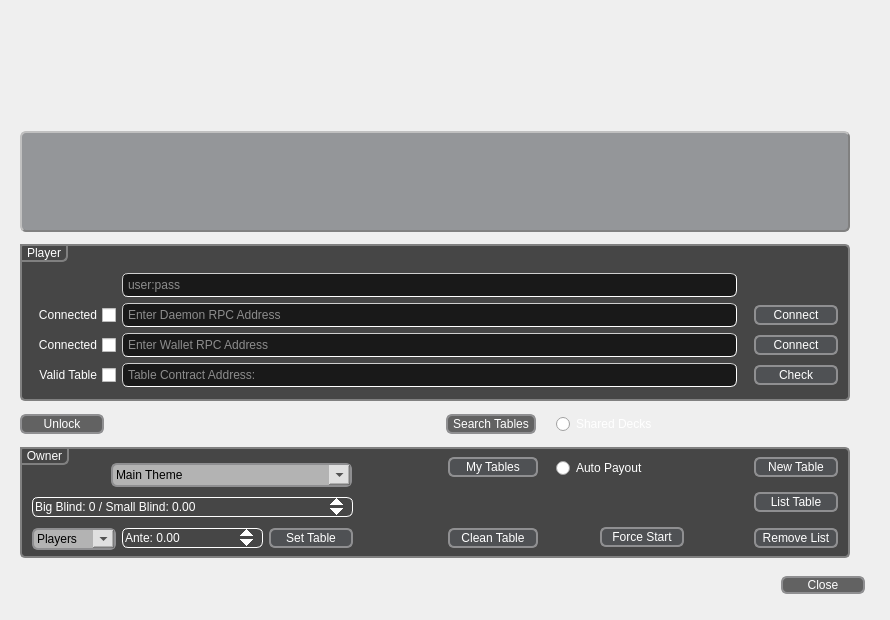
<?xml version="1.0" encoding="UTF-8"?>
<ui version="4.0">
 <class>Menu</class>
 <widget class="QDialog" name="Menu">
  <property name="geometry">
   <rect>
    <x>0</x>
    <y>0</y>
    <width>890</width>
    <height>620</height>
   </rect>
  </property>
  <property name="sizePolicy">
   <sizepolicy hsizetype="Fixed" vsizetype="Fixed">
    <horstretch>0</horstretch>
    <verstretch>0</verstretch>
   </sizepolicy>
  </property>
  <property name="minimumSize">
   <size>
    <width>890</width>
    <height>620</height>
   </size>
  </property>
  <property name="maximumSize">
   <size>
    <width>890</width>
    <height>620</height>
   </size>
  </property>
  <property name="windowTitle">
   <string>dReam Tables - Menu</string>
  </property>
  <property name="windowIcon">
   <iconset resource="img.qrc">
    <normaloff>:/images/dReamTablesBIcon.png</normaloff>:/images/dReamTablesBIcon.png</iconset>
  </property>
  <property name="autoFillBackground">
   <bool>false</bool>
  </property>
  <property name="styleSheet">
   <string notr="true">QLineEdit {
    color: rgb(255, 255, 255);
    border-style: inset;
    border-width: 1px;
    border-radius: 6px;
	border-color: rgb(207, 207, 207);
    padding: 3px;
	background-color: rgb(25, 25, 25);
}

QPushButton:enabled{
	color: rgb(255, 255, 255);
	background-color: rgba(85, 88, 93, 150);
    border: 2px solid #8f8f91;
    border-radius: 6px;
    min-width: 80px;
}

QPushButton:hover {
	background-color: rgba(79, 186, 196, 150);
}

QPushButton:pressed {
	background-color: rgb(56, 47, 165);
}

QPushButton:!enabled{
    border: 2px solid;
	border-color: rgba(143, 143, 145, 90);
    border-radius: 6px;
	color: rgba(0, 0, 0, 0);
    border-radius: 6px;
    min-width: 80px;
}

QDoubleSpinBox{
	color: rgb(255, 255, 255);
	background-color: rgba(0, 0, 0, 0);
    border-style: inset;
    border-width: 1px;
    border-radius: 6px;
    border-color: white;
    padding-right: 10px;
}

QDoubleSpinBox:hover {
	background-color: rgba(79, 186, 196, 90);
}
QDoubleSpinBox::up-button:pressed {
	background-color: rgb(56, 47, 165);
}

QDoubleSpinBox::up-button {
     width: 30px;
     subcontrol-origin: center;
     subcontrol-position: top right;
}

QDoubleSpinBox::down-button:pressed {
	background-color: rgb(56, 47, 165);
}

QDoubleSpinBox::down-button {
	 width: 30px;
     subcontrol-origin: center;
     subcontrol-position: bottom right;
}

QDoubleSpinBox:!enabled{
	color: rgba(0, 0, 0, 0);
	background-color: rgba(0, 0, 0, 0);
    border-style: inset;
    border-width: 1px;
    border-radius: 6px;
    border-color: rgba(143, 143, 145, 90);
    padding-right: 10px;
}

QComboBox::enabled {
	color: rgb(0, 0, 0);
	background-color: rgba(255, 255, 255, 150);
    border: 2px solid #8f8f91;
    border-radius: 6px;
    min-width: 80px;
}

QComboBox:!enabled{
    background-color: rgba(0, 0, 0, 0);
    border: 2px solid;
	border-color: rgba(143, 143, 145, 90);
    border-radius: 6px;
	color: rgb(0, 0, 0);
    border-radius: 6px;
    min-width: 80px;
}

QComboBox::drop-down {
	 width: 21px;
     subcontrol-origin: center;
     subcontrol-position: bottom right;
}

QComboBox QAbstractItemView {
	color: rgb(0, 0, 0);
    border: 2px solid darkgray;
	background-color: rgb(255, 255, 255);
    min-width: 120px;
}

QComboBox:hover {
	background-color: rgba(79, 186, 196, 150);
}</string>
  </property>
  <layout class="QGridLayout" name="gridLayout_2">
   <item row="3" column="1">
    <widget class="QPushButton" name="findTablesButton">
     <property name="minimumSize">
      <size>
       <width>84</width>
       <height>20</height>
      </size>
     </property>
     <property name="maximumSize">
      <size>
       <width>90</width>
       <height>20</height>
      </size>
     </property>
     <property name="toolTip">
      <string>Search public table listings</string>
     </property>
     <property name="styleSheet">
      <string notr="true">QPushButton:enabled{
	color: rgb(255, 255, 255);
	background-color: rgba(0, 0, 0, 150);
    border: 2px solid #8f8f91;
    border-radius: 6px;
    min-width: 80px;
}

QPushButton:hover {
	background-color: rgba(79, 186, 196, 150);
}

QPushButton:pressed {
	background-color: rgb(56, 47, 165);
}

QPushButton:!enabled{
    border: 2px solid;
	border-color: rgba(143, 143, 145, 90);
    border-radius: 6px;
	color: rgba(0, 0, 0, 0);
    border-radius: 6px;
    min-width: 80px;
}</string>
     </property>
     <property name="text">
      <string>Search Tables</string>
     </property>
    </widget>
   </item>
   <item row="5" column="2">
    <widget class="QDialogButtonBox" name="buttonBox">
     <property name="minimumSize">
      <size>
       <width>87</width>
       <height>30</height>
      </size>
     </property>
     <property name="maximumSize">
      <size>
       <width>87</width>
       <height>30</height>
      </size>
     </property>
     <property name="focusPolicy">
      <enum>Qt::StrongFocus</enum>
     </property>
     <property name="layoutDirection">
      <enum>Qt::RightToLeft</enum>
     </property>
     <property name="styleSheet">
      <string notr="true">QPushButton:enabled{
	color: rgb(255, 255, 255);
	background-color: rgba(0, 0, 0, 150);
    border: 2px solid #8f8f91;
    border-radius: 6px;
    min-width: 80px;
}

QPushButton:hover {
	background-color: rgba(79, 186, 196, 150);
}

QPushButton:pressed {
	background-color: rgb(56, 47, 165);
}

QPushButton:!enabled{
    border: 2px solid;
	border-color: rgba(143, 143, 145, 90);
    border-radius: 6px;
	color: rgba(0, 0, 0, 0);
    border-radius: 6px;
    min-width: 80px;
}</string>
     </property>
     <property name="orientation">
      <enum>Qt::Horizontal</enum>
     </property>
     <property name="standardButtons">
      <set>QDialogButtonBox::Close</set>
     </property>
     <property name="centerButtons">
      <bool>false</bool>
     </property>
    </widget>
   </item>
   <item row="3" column="0">
    <widget class="QPushButton" name="getTableButton">
     <property name="minimumSize">
      <size>
       <width>84</width>
       <height>20</height>
      </size>
     </property>
     <property name="maximumSize">
      <size>
       <width>84</width>
       <height>20</height>
      </size>
     </property>
     <property name="focusPolicy">
      <enum>Qt::StrongFocus</enum>
     </property>
     <property name="toolTip">
      <string>Unlock contract</string>
     </property>
     <property name="styleSheet">
      <string notr="true">QPushButton:enabled{
	color: rgb(255, 255, 255);
	background-color: rgba(0, 0, 0, 150);
    border: 2px solid #8f8f91;
    border-radius: 6px;
    min-width: 80px;
}

QPushButton:hover {
	background-color: rgba(79, 186, 196, 150);
}

QPushButton:pressed {
	background-color: rgb(56, 47, 165);
}

QPushButton:!enabled{
    border: 2px solid;
	border-color: rgba(143, 143, 145, 90);
    border-radius: 6px;
	color: rgba(0, 0, 0, 0);
    border-radius: 6px;
    min-width: 80px;
}</string>
     </property>
     <property name="text">
      <string>Unlock</string>
     </property>
    </widget>
   </item>
   <item row="1" column="0" colspan="3">
    <widget class="QTextBrowser" name="menuTextBrowser">
     <property name="minimumSize">
      <size>
       <width>830</width>
       <height>101</height>
      </size>
     </property>
     <property name="maximumSize">
      <size>
       <width>830</width>
       <height>101</height>
      </size>
     </property>
     <property name="font">
      <font>
       <pointsize>12</pointsize>
       <italic>true</italic>
      </font>
     </property>
     <property name="focusPolicy">
      <enum>Qt::NoFocus</enum>
     </property>
     <property name="styleSheet">
      <string notr="true">    border-color: rgb(128, 128, 128);
    border-style: outset;
    border-width: 2px;
    border-radius: 6px;
    padding: 3px;
    background-color: rgba(85, 88, 93, 150);
    color: rgb(255, 255, 255);</string>
     </property>
    </widget>
   </item>
   <item row="2" column="0" colspan="3">
    <widget class="QGroupBox" name="playerGroupBox">
     <property name="minimumSize">
      <size>
       <width>830</width>
       <height>157</height>
      </size>
     </property>
     <property name="maximumSize">
      <size>
       <width>830</width>
       <height>157</height>
      </size>
     </property>
     <property name="styleSheet">
      <string notr="true">QGroupBox {
    border: 2px solid gray;
    border-radius: 5px;
	background-color: rgba(0, 0, 0, 180);
}

QGroupBox::title {
	color: rgb(255, 255, 255);
    subcontrol-origin: top;
    subcontrol-position: top left; 
    padding: 0 3px;
    border: 2px solid gray;
    border-bottom-right-radius: 6px;
}

QGroupBox::indicator {
    width: 13px;
    height: 13px;
}</string>
     </property>
     <property name="title">
      <string>Player</string>
     </property>
     <layout class="QGridLayout" name="gridLayout_3">
      <item row="1" column="3">
       <widget class="QPushButton" name="daemonRPCbutton">
        <property name="minimumSize">
         <size>
          <width>84</width>
          <height>20</height>
         </size>
        </property>
        <property name="maximumSize">
         <size>
          <width>84</width>
          <height>20</height>
         </size>
        </property>
        <property name="text">
         <string>Connect</string>
        </property>
       </widget>
      </item>
      <item row="0" column="1">
       <widget class="QLineEdit" name="userpassInput">
        <property name="minimumSize">
         <size>
          <width>615</width>
          <height>24</height>
         </size>
        </property>
        <property name="maximumSize">
         <size>
          <width>615</width>
          <height>24</height>
         </size>
        </property>
        <property name="toolTip">
         <string>Enter rpc login info</string>
        </property>
        <property name="styleSheet">
         <string notr="true"/>
        </property>
        <property name="text">
         <string/>
        </property>
        <property name="echoMode">
         <enum>QLineEdit::Password</enum>
        </property>
        <property name="readOnly">
         <bool>false</bool>
        </property>
        <property name="placeholderText">
         <string>user:pass</string>
        </property>
       </widget>
      </item>
      <item row="1" column="1" colspan="2">
       <widget class="QLineEdit" name="daemonRPCinput">
        <property name="minimumSize">
         <size>
          <width>615</width>
          <height>24</height>
         </size>
        </property>
        <property name="maximumSize">
         <size>
          <width>615</width>
          <height>24</height>
         </size>
        </property>
        <property name="text">
         <string/>
        </property>
        <property name="placeholderText">
         <string>Enter Daemon RPC Address</string>
        </property>
       </widget>
      </item>
      <item row="3" column="0">
       <widget class="QCheckBox" name="contractCheckBox">
        <property name="maximumSize">
         <size>
          <width>99</width>
          <height>22</height>
         </size>
        </property>
        <property name="focusPolicy">
         <enum>Qt::NoFocus</enum>
        </property>
        <property name="layoutDirection">
         <enum>Qt::RightToLeft</enum>
        </property>
        <property name="styleSheet">
         <string notr="true">QCheckBox {
	color: rgb(255, 255, 255);
}</string>
        </property>
        <property name="text">
         <string>Valid Table</string>
        </property>
       </widget>
      </item>
      <item row="2" column="0">
       <widget class="QCheckBox" name="walletConnectedBox">
        <property name="enabled">
         <bool>true</bool>
        </property>
        <property name="maximumSize">
         <size>
          <width>90</width>
          <height>16777215</height>
         </size>
        </property>
        <property name="focusPolicy">
         <enum>Qt::NoFocus</enum>
        </property>
        <property name="layoutDirection">
         <enum>Qt::RightToLeft</enum>
        </property>
        <property name="styleSheet">
         <string notr="true">QCheckBox {
	color: rgb(255, 255, 255);
}</string>
        </property>
        <property name="text">
         <string>Connected</string>
        </property>
        <property name="checkable">
         <bool>true</bool>
        </property>
        <property name="autoExclusive">
         <bool>false</bool>
        </property>
       </widget>
      </item>
      <item row="3" column="1" colspan="2">
       <widget class="QLineEdit" name="contractLineEdit">
        <property name="minimumSize">
         <size>
          <width>615</width>
          <height>24</height>
         </size>
        </property>
        <property name="maximumSize">
         <size>
          <width>615</width>
          <height>24</height>
         </size>
        </property>
        <property name="text">
         <string/>
        </property>
        <property name="placeholderText">
         <string>Table Contract Address:</string>
        </property>
       </widget>
      </item>
      <item row="2" column="1" colspan="2">
       <widget class="QLineEdit" name="walletRPCinput">
        <property name="minimumSize">
         <size>
          <width>615</width>
          <height>24</height>
         </size>
        </property>
        <property name="maximumSize">
         <size>
          <width>615</width>
          <height>24</height>
         </size>
        </property>
        <property name="text">
         <string/>
        </property>
        <property name="placeholderText">
         <string>Enter Wallet RPC Address</string>
        </property>
       </widget>
      </item>
      <item row="3" column="3">
       <widget class="QPushButton" name="contractButton">
        <property name="minimumSize">
         <size>
          <width>84</width>
          <height>20</height>
         </size>
        </property>
        <property name="maximumSize">
         <size>
          <width>84</width>
          <height>20</height>
         </size>
        </property>
        <property name="focusPolicy">
         <enum>Qt::StrongFocus</enum>
        </property>
        <property name="styleSheet">
         <string notr="true"/>
        </property>
        <property name="text">
         <string>Check</string>
        </property>
       </widget>
      </item>
      <item row="1" column="0">
       <widget class="QCheckBox" name="daemonConnectedBox">
        <property name="enabled">
         <bool>true</bool>
        </property>
        <property name="maximumSize">
         <size>
          <width>90</width>
          <height>16777215</height>
         </size>
        </property>
        <property name="focusPolicy">
         <enum>Qt::NoFocus</enum>
        </property>
        <property name="layoutDirection">
         <enum>Qt::RightToLeft</enum>
        </property>
        <property name="styleSheet">
         <string notr="true">QCheckBox {
	color: rgb(255, 255, 255);
}</string>
        </property>
        <property name="text">
         <string>Connected</string>
        </property>
        <property name="checkable">
         <bool>true</bool>
        </property>
        <property name="autoExclusive">
         <bool>false</bool>
        </property>
       </widget>
      </item>
      <item row="2" column="3">
       <widget class="QPushButton" name="walletRPCbutton">
        <property name="minimumSize">
         <size>
          <width>84</width>
          <height>20</height>
         </size>
        </property>
        <property name="maximumSize">
         <size>
          <width>84</width>
          <height>20</height>
         </size>
        </property>
        <property name="styleSheet">
         <string notr="true"/>
        </property>
        <property name="text">
         <string>Connect</string>
        </property>
       </widget>
      </item>
     </layout>
    </widget>
   </item>
   <item row="4" column="0" colspan="3">
    <widget class="QGroupBox" name="ownerGroupBox">
     <property name="minimumSize">
      <size>
       <width>830</width>
       <height>111</height>
      </size>
     </property>
     <property name="maximumSize">
      <size>
       <width>830</width>
       <height>111</height>
      </size>
     </property>
     <property name="styleSheet">
      <string notr="true">QGroupBox {
    border: 2px solid gray;
    border-radius: 5px;
	background-color: rgba(0, 0, 0, 180);
}

QGroupBox::title {
	color: rgb(255, 255, 255);
    subcontrol-origin: top;
    subcontrol-position: top left; 
    padding: 0 3px;
    border: 2px solid gray;
    border-bottom-right-radius: 6px;
}

QGroupBox::indicator {
    width: 13px;
    height: 13px;
}</string>
     </property>
     <property name="title">
      <string>Owner</string>
     </property>
     <widget class="QRadioButton" name="autoPayRButton">
      <property name="geometry">
       <rect>
        <x>536</x>
        <y>10</y>
        <width>150</width>
        <height>22</height>
       </rect>
      </property>
      <property name="minimumSize">
       <size>
        <width>150</width>
        <height>22</height>
       </size>
      </property>
      <property name="toolTip">
       <string>&lt;html&gt;&lt;head/&gt;&lt;body&gt;&lt;p&gt;Enable auto payouts, (30s between hands)&lt;/p&gt;&lt;/body&gt;&lt;/html&gt;</string>
      </property>
      <property name="styleSheet">
       <string notr="true">QRadioButton {
	color: rgb(255, 255, 255);
}

QRadioButton:!enabled {
	color: rgba(0, 0, 0, 0);
}</string>
      </property>
      <property name="text">
       <string>Auto Payout</string>
      </property>
      <property name="checked">
       <bool>false</bool>
      </property>
     </widget>
     <widget class="QPushButton" name="newTableButton">
      <property name="geometry">
       <rect>
        <x>734</x>
        <y>10</y>
        <width>84</width>
        <height>20</height>
       </rect>
      </property>
      <property name="minimumSize">
       <size>
        <width>84</width>
        <height>20</height>
       </size>
      </property>
      <property name="toolTip">
       <string>Generate new table</string>
      </property>
      <property name="styleSheet">
       <string notr="true"/>
      </property>
      <property name="text">
       <string>New Table</string>
      </property>
     </widget>
     <widget class="QPushButton" name="listTableButton">
      <property name="geometry">
       <rect>
        <x>734</x>
        <y>45</y>
        <width>84</width>
        <height>20</height>
       </rect>
      </property>
      <property name="minimumSize">
       <size>
        <width>84</width>
        <height>20</height>
       </size>
      </property>
      <property name="toolTip">
       <string>Add public table to listing</string>
      </property>
      <property name="styleSheet">
       <string notr="true"/>
      </property>
      <property name="text">
       <string>List Table</string>
      </property>
     </widget>
     <widget class="QComboBox" name="playersComboBox">
      <property name="geometry">
       <rect>
        <x>12</x>
        <y>81</y>
        <width>84</width>
        <height>22</height>
       </rect>
      </property>
      <property name="minimumSize">
       <size>
        <width>84</width>
        <height>22</height>
       </size>
      </property>
      <property name="toolTip">
       <string>How many players at the table</string>
      </property>
      <property name="autoFillBackground">
       <bool>false</bool>
      </property>
      <property name="styleSheet">
       <string notr="true">QComboBox{
	color: rgb(0, 0, 0);
}</string>
      </property>
      <item>
       <property name="text">
        <string>Players</string>
       </property>
      </item>
      <item>
       <property name="text">
        <string>Close Table</string>
       </property>
      </item>
      <item>
       <property name="text">
        <string>2</string>
       </property>
      </item>
      <item>
       <property name="text">
        <string>3</string>
       </property>
      </item>
      <item>
       <property name="text">
        <string>4</string>
       </property>
      </item>
      <item>
       <property name="text">
        <string>5</string>
       </property>
      </item>
      <item>
       <property name="text">
        <string>6</string>
       </property>
      </item>
     </widget>
     <widget class="QDoubleSpinBox" name="anteSpinBox">
      <property name="geometry">
       <rect>
        <x>102</x>
        <y>81</y>
        <width>141</width>
        <height>20</height>
       </rect>
      </property>
      <property name="sizePolicy">
       <sizepolicy hsizetype="Fixed" vsizetype="Fixed">
        <horstretch>0</horstretch>
        <verstretch>0</verstretch>
       </sizepolicy>
      </property>
      <property name="minimumSize">
       <size>
        <width>141</width>
        <height>20</height>
       </size>
      </property>
      <property name="toolTip">
       <string>Set game ante</string>
      </property>
      <property name="buttonSymbols">
       <enum>QAbstractSpinBox::UpDownArrows</enum>
      </property>
      <property name="prefix">
       <string>Ante: </string>
      </property>
      <property name="decimals">
       <number>2</number>
      </property>
      <property name="minimum">
       <double>0.000000000000000</double>
      </property>
      <property name="maximum">
       <double>1200.000000000000000</double>
      </property>
      <property name="singleStep">
       <double>0.100000000000000</double>
      </property>
      <property name="value">
       <double>0.000000000000000</double>
      </property>
     </widget>
     <widget class="QPushButton" name="setTableButton">
      <property name="geometry">
       <rect>
        <x>249</x>
        <y>81</y>
        <width>84</width>
        <height>20</height>
       </rect>
      </property>
      <property name="minimumSize">
       <size>
        <width>84</width>
        <height>20</height>
       </size>
      </property>
      <property name="toolTip">
       <string>Set table players and blinds/ante</string>
      </property>
      <property name="styleSheet">
       <string notr="true"/>
      </property>
      <property name="text">
       <string>Set Table</string>
      </property>
     </widget>
     <widget class="QPushButton" name="cleanTableButton">
      <property name="geometry">
       <rect>
        <x>428</x>
        <y>81</y>
        <width>90</width>
        <height>20</height>
       </rect>
      </property>
      <property name="minimumSize">
       <size>
        <width>84</width>
        <height>20</height>
       </size>
      </property>
      <property name="maximumSize">
       <size>
        <width>90</width>
        <height>20</height>
       </size>
      </property>
      <property name="toolTip">
       <string>Shuffle deck</string>
      </property>
      <property name="styleSheet">
       <string notr="true"/>
      </property>
      <property name="text">
       <string>Clean Table</string>
      </property>
     </widget>
     <widget class="QPushButton" name="delistTableButton">
      <property name="geometry">
       <rect>
        <x>734</x>
        <y>81</y>
        <width>84</width>
        <height>20</height>
       </rect>
      </property>
      <property name="minimumSize">
       <size>
        <width>84</width>
        <height>20</height>
       </size>
      </property>
      <property name="toolTip">
       <string>Remove public table listing</string>
      </property>
      <property name="styleSheet">
       <string notr="true"/>
      </property>
      <property name="text">
       <string>Remove List</string>
      </property>
     </widget>
     <widget class="QPushButton" name="forceButton">
      <property name="geometry">
       <rect>
        <x>580</x>
        <y>80</y>
        <width>84</width>
        <height>20</height>
       </rect>
      </property>
      <property name="minimumSize">
       <size>
        <width>84</width>
        <height>20</height>
       </size>
      </property>
      <property name="maximumSize">
       <size>
        <width>84</width>
        <height>20</height>
       </size>
      </property>
      <property name="toolTip">
       <string>Start game with open seats</string>
      </property>
      <property name="text">
       <string>Force Start</string>
      </property>
     </widget>
     <widget class="QDoubleSpinBox" name="blindSpinBox">
      <property name="geometry">
       <rect>
        <x>12</x>
        <y>50</y>
        <width>321</width>
        <height>20</height>
       </rect>
      </property>
      <property name="sizePolicy">
       <sizepolicy hsizetype="Fixed" vsizetype="Fixed">
        <horstretch>0</horstretch>
        <verstretch>0</verstretch>
       </sizepolicy>
      </property>
      <property name="minimumSize">
       <size>
        <width>141</width>
        <height>20</height>
       </size>
      </property>
      <property name="toolTip">
       <string>Set game blinds</string>
      </property>
      <property name="buttonSymbols">
       <enum>QAbstractSpinBox::UpDownArrows</enum>
      </property>
      <property name="prefix">
       <string>Big Blind: 0 / Small Blind: </string>
      </property>
      <property name="decimals">
       <number>2</number>
      </property>
      <property name="maximum">
       <double>1200.000000000000000</double>
      </property>
      <property name="singleStep">
       <double>0.100000000000000</double>
      </property>
      <property name="value">
       <double>0.000000000000000</double>
      </property>
     </widget>
     <widget class="QComboBox" name="themeComboBox">
      <property name="geometry">
       <rect>
        <x>91</x>
        <y>16</y>
        <width>241</width>
        <height>24</height>
       </rect>
      </property>
      <property name="toolTip">
       <string>Set app theme</string>
      </property>
      <property name="styleSheet">
       <string notr="true">QComboBox {
	color: rgb(0, 0, 0);
}</string>
      </property>
      <property name="maxVisibleItems">
       <number>12</number>
      </property>
      <item>
       <property name="text">
        <string>Main Theme</string>
       </property>
      </item>
     </widget>
     <widget class="QPushButton" name="myTablesButton">
      <property name="geometry">
       <rect>
        <x>428</x>
        <y>10</y>
        <width>90</width>
        <height>20</height>
       </rect>
      </property>
      <property name="minimumSize">
       <size>
        <width>84</width>
        <height>20</height>
       </size>
      </property>
      <property name="maximumSize">
       <size>
        <width>90</width>
        <height>20</height>
       </size>
      </property>
      <property name="toolTip">
       <string>Lookup my tables</string>
      </property>
      <property name="styleSheet">
       <string notr="true"/>
      </property>
      <property name="text">
       <string>My Tables</string>
      </property>
     </widget>
    </widget>
   </item>
   <item row="0" column="2">
    <widget class="QLabel" name="label">
     <property name="minimumSize">
      <size>
       <width>306</width>
       <height>102</height>
      </size>
     </property>
     <property name="maximumSize">
      <size>
       <width>999999</width>
       <height>75</height>
      </size>
     </property>
     <property name="styleSheet">
      <string notr="true">image: url(:/images/dReamTablesDero.png);</string>
     </property>
     <property name="text">
      <string/>
     </property>
    </widget>
   </item>
   <item row="0" column="0">
    <widget class="QLabel" name="label_2">
     <property name="minimumSize">
      <size>
       <width>401</width>
       <height>91</height>
      </size>
     </property>
     <property name="styleSheet">
      <string notr="true">image: url(:/images/dReamTablesTitle.png);</string>
     </property>
     <property name="text">
      <string/>
     </property>
    </widget>
   </item>
   <item row="3" column="2">
    <widget class="QRadioButton" name="sharedRButton">
     <property name="minimumSize">
      <size>
       <width>111</width>
       <height>22</height>
      </size>
     </property>
     <property name="maximumSize">
      <size>
       <width>141</width>
       <height>22</height>
      </size>
     </property>
     <property name="toolTip">
      <string>Enable shared deck</string>
     </property>
     <property name="styleSheet">
      <string notr="true">QRadioButton {
	color: rgb(255, 255, 255);
}</string>
     </property>
     <property name="text">
      <string>Shared Decks</string>
     </property>
     <property name="checked">
      <bool>false</bool>
     </property>
     <property name="autoExclusive">
      <bool>false</bool>
     </property>
    </widget>
   </item>
  </layout>
 </widget>
 <tabstops>
  <tabstop>userpassInput</tabstop>
  <tabstop>daemonRPCinput</tabstop>
  <tabstop>daemonRPCbutton</tabstop>
  <tabstop>walletRPCinput</tabstop>
  <tabstop>walletRPCbutton</tabstop>
  <tabstop>contractLineEdit</tabstop>
  <tabstop>contractButton</tabstop>
  <tabstop>getTableButton</tabstop>
  <tabstop>findTablesButton</tabstop>
  <tabstop>sharedRButton</tabstop>
  <tabstop>newTableButton</tabstop>
  <tabstop>autoPayRButton</tabstop>
  <tabstop>themeComboBox</tabstop>
  <tabstop>blindSpinBox</tabstop>
  <tabstop>listTableButton</tabstop>
  <tabstop>delistTableButton</tabstop>
  <tabstop>forceButton</tabstop>
  <tabstop>cleanTableButton</tabstop>
  <tabstop>setTableButton</tabstop>
  <tabstop>anteSpinBox</tabstop>
  <tabstop>playersComboBox</tabstop>
  <tabstop>buttonBox</tabstop>
 </tabstops>
 <resources>
  <include location="img.qrc"/>
 </resources>
 <connections>
  <connection>
   <sender>buttonBox</sender>
   <signal>rejected()</signal>
   <receiver>Menu</receiver>
   <slot>close()</slot>
   <hints>
    <hint type="sourcelabel">
     <x>868</x>
     <y>601</y>
    </hint>
    <hint type="destinationlabel">
     <x>855</x>
     <y>412</y>
    </hint>
   </hints>
  </connection>
 </connections>
 <slots>
  <slot>confirmationBox()</slot>
 </slots>
</ui>
